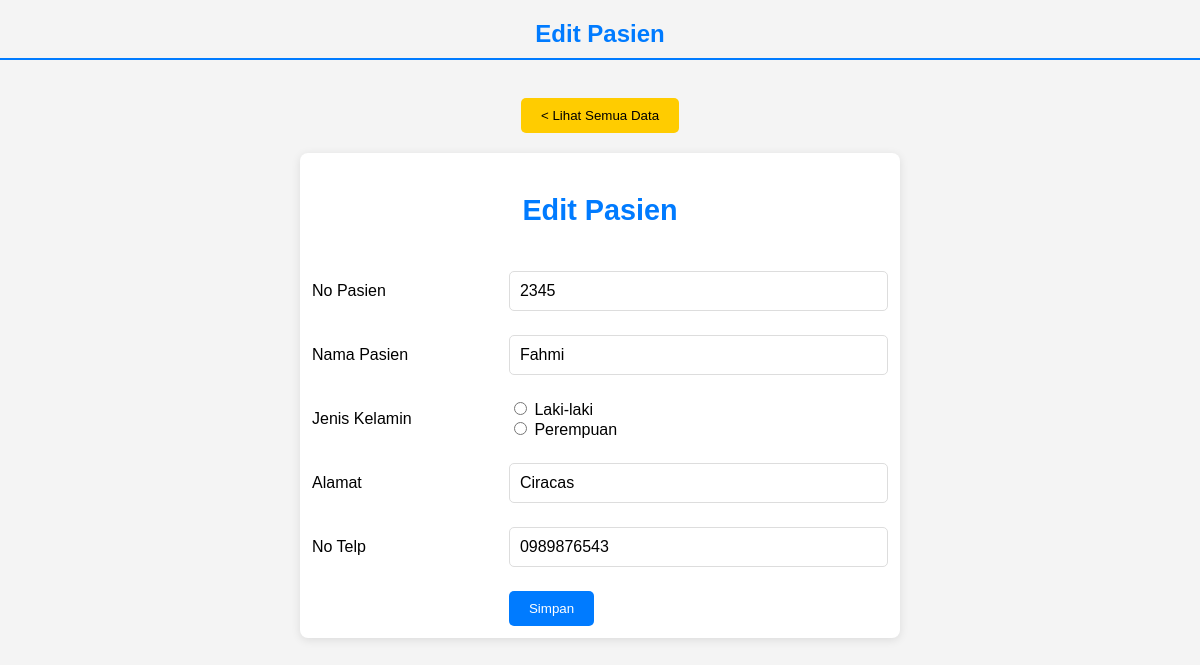
Screenshot of /form_edit.php?no_pasien=2345 with the database file from the repository.
### tables this page shows
CREATE TABLE `pasien` (
  `no_pasien` varchar(20) NOT NULL,
  `nama_pasien` varchar(20) NOT NULL,
  `jk` varchar(20) NOT NULL,
  `alamat` varchar(20) NOT NULL,
  `no_telp` varchar(20) NOT NULL
);

### form_edit.php (the view, shortened to what this page needs)
<!DOCTYPE html>
<html>
<head>
	<link rel="stylesheet" href="css/form.css">
</head>
<body>
	<div class="judul">
		<h2>Edit Pasien</h2>
	</div>
	<center>
		<br />
		<a href="pasien.php">
			<button>
				< Lihat Semua Data</button>
		</a>
	</center>
	<form action="proses_edit.php" method="post">
		<?php
		include "koneksi.php";
		$no_pasien = $_GET['no_pasien'];
		$query = mysqli_query($koneksi, "SELECT * FROM pasien WHERE no_pasien = '$no_pasien'") or die(mysqli_error($koneksi));
		$data = mysqli_fetch_array($query);
		?>
		<table>
			<tr>
				<td colspan="2">
					<center>
						<h3>Edit Pasien</h3>
					</center>
				</td>
			</tr>
			<tr>
				<td>No Pasien</td>
				<td><input type="text" name="no_pasien" value="<?php echo $data['no_pasien'] ?>" required></td>
			</tr>
			<tr>
				<td>Nama Pasien</td>
				<td><input type="text" name="nama_pasien" value="<?php echo $data['nama_pasien'] ?>" required></td>
			</tr>
			<tr>
				<td>Jenis Kelamin</td>
				<td><input type="radio" name="jk" value="Laki-laki" required>
					<label for="alamat">Laki-laki</label><br>
					<input type="radio" name="jk" value="Perempuan" required>
					<label for="alamat">Perempuan</label><br>
				</td>
			</tr>
			<tr>
				<td>Alamat</td>
				<td><input type="text" name="alamat" value="<?php echo $data['alamat'] ?>" required></td>
			</tr>
			<tr>
				<td>No Telp</td>
				<td><input type="text" name="no_telp" value="<?php echo $data['no_telp'] ?>" required></td>
			</tr>
			<td></td>
			<td><button type="submit">Simpan</button></td>
		</table>
	</form>
</body>
</html>

### css/form.css (style rules this page uses)
* { box-sizing: border-box; }
body { font-family: 'Arial', sans-serif; margin: 0; padding: 0; background-color: #f4f4f4; }
.judul h2 { text-align: center; color: #007bff; border-bottom: 2px solid #007bff; padding-bottom: 10px; margin: 20px 0; }
button { display: inline-block; padding: 10px 20px; background: #007bff; color: #fff; text-decoration: none; border: none; border-radius: 5px; cursor: pointer; transition: background 0.3s; }
a button { padding: 10px 20px; background: #ffcc00; color: #000; text-decoration: none; border: none; border-radius: 5px; cursor: pointer; transition: background 0.3s; margin-bottom: 20px; }
h3 { color: #007bff; font-size: 1.8em; margin-bottom: 20px; }
table { width: 100%; max-width: 600px; margin: 0 auto; border-collapse: collapse; background: #fff; padding: 20px; border-radius: 8px; box-shadow: 0 2px 10px rgba(0, 0, 0, 0.1); }
table tr td { padding: 12px; font-size: 1em; vertical-align: middle; }
table tr td input[type="text"] { width: 100%; padding: 10px; border: 1px solid #ddd; border-radius: 5px; font-size: 1em; }

### rows the page displays
pasien: no_pasien "2345", nama_pasien "Fahmi", alamat "Ciracas", no_telp "0989876543"
